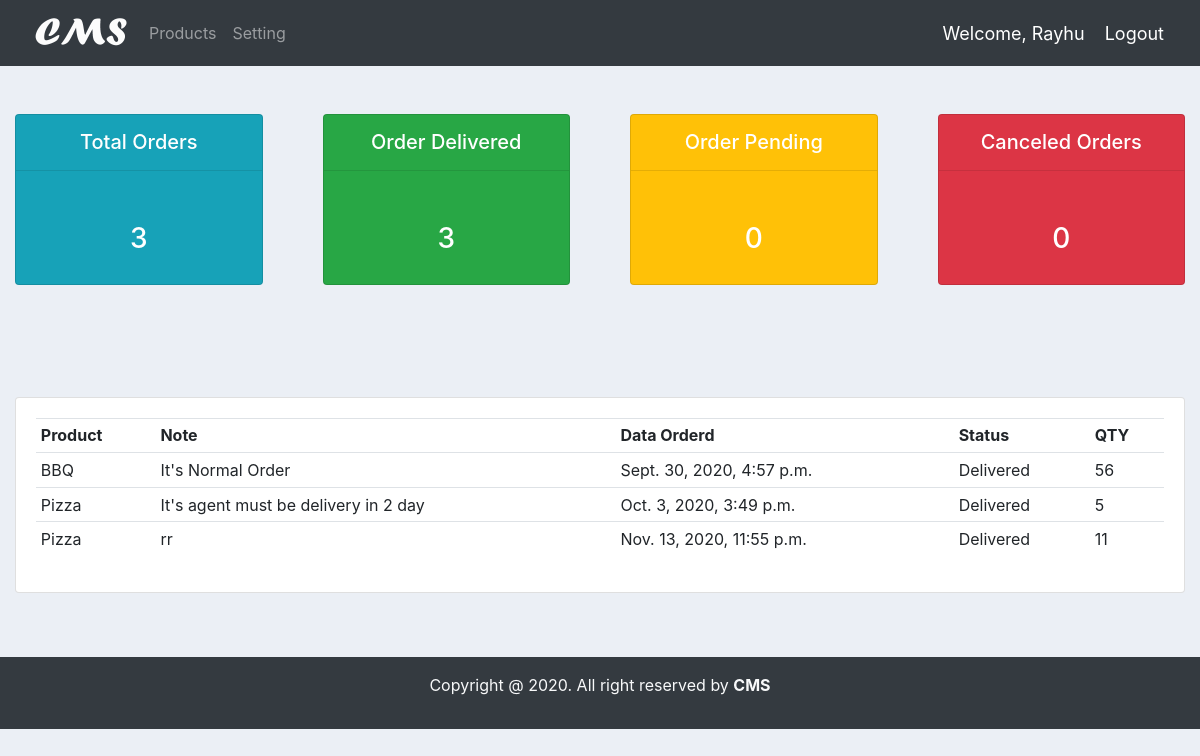
Page /user/ (signed in) on the committed database.
### accounts/models.py (models this page shows, shortened)
class Order(models.Model):
    STATUS = (
        ('Pending','Pending'),
        ('Canceled Order','Canceled Order'),
        ('Delivered','Delivered')
        )
    customer = models.ForeignKey(Customer, null=True, on_delete=models.SET_NULL)
    Product = models.ForeignKey(Product, null=True, on_delete=models.SET_NULL)
    date_created = models.DateTimeField(auto_now_add=True, null=True)
    statur = models.CharField(max_length=200, null=True, choices=STATUS)
    note = models.CharField(max_length=200, null=True)
    order_content = models.DecimalField(max_digits= 10000, null=True, decimal_places=0)

class Product(models.Model):
    CATAGORY = (
        ('Indoor','Indoor'),
        ('Out Door','Out Door'),
    )
    name = models.CharField(max_length=200, null=True)
    price = models.FloatField(null=True)
    catagory = models.CharField(max_length=200, null=True, choices=CATAGORY)
    descriprion = models.CharField(max_length=500 ,null=True, blank=True)
    data_created = models.DateTimeField(auto_now_add=True)
    tags = models.ManyToManyField(Tag)
    def __str__(self):
        return str(self.name)

### accounts/decorators.py (the view)
        def wrapper_func(request, *args, **kwargs):
            group = None
            if request.user.groups.exists():
                group = request.user.groups.all()[0].name
            if group in allowed_roles:
                return view_func(request, *args, **kwargs)
            else:
                context = {}
                return render(request, 'accounts/customer_not_auth.html', context)

### accounts/views.py (called while the page is built)
@login_required(login_url='login')
@allowed_user(allowed_roles=['customer'])
def userProfile(request):
    orders = request.user.customer.order_set.all()
    total_orders = orders.count()
    order_delivered = orders.filter(statur='Delivered').count()
    order_pending = orders.filter(statur='Pending').count()
    order_cancels = orders.filter(statur='Canceled Order').count()
    context = {
        'total_orders':total_orders,
        'order_delivered':order_delivered,
        'order_pending':order_pending,
        'order_cancels':order_cancels,
        'orders':orders,
    }
    return render(request, 'accounts/user.html', context)

### accounts/templates/accounts/user.html
{% extends 'accounts/main.html' %}
{% block content %}
{% include 'accounts/status.html' %}
    <div class="container-fluid">
        <div class="row py-5">
            <div class="col-md">
                <div class="card card-body">
                    <table class="table table-sm">
                        <tr>
                            <th>Product</th>
                            <th>Note</th>
                            <th>Data Orderd</th>
                            <th>Status</th>
                            <th>QTY</th>
                        </tr>
                        {% for order in orders %}
                        <tr>
                            <td>{{ order.Product }}</td>
                            <td>{{ order.note }}</td>
                            <td>{{ order.date_created }}</td>
                            <td>{{ order.statur }}</td>
                            <td>{{ order.order_content }}</td>
                        </tr>
                        {% endfor %}
                </table>
                </div>
            </div>
        </div>
    </div>
{% endblock %}

### accounts/templates/accounts/navbar.html (shortened to what this page needs)
{% load static %}
<nav class="navbar navbar-expand-lg navbar-dark bg-dark">
  <a href="{% url 'home' %}"><img id="logo" src="{% static '/images/logo.png' %}" alt="" title="Customer Management System"></a>
    <div class="collapse navbar-collapse" id="navbarSupportedContent">
      <ul class="navbar-nav mr-auto">
        <li class="nav-item">
          <a class="nav-link" href="{% url 'products' %}">Products</a>
        </li>
        <li class="nav-item">
          <a class="nav-link" href="{% url 'account' %}">Setting</a>
        </li>
      </ul>
    </div>
    <span class="hello">Welcome, {{ request.user|title }} </span>
    <span><a class="hello" href="{% url 'logout' %}">Logout</a></span>
  </nav>

### static/css/main.css (style rules this page uses)
#logo { height: 50PX; }
body { background-color: #ebeff5; }

### accounts/templates/accounts/main.html (style rules this page uses)
a { text-decoration: none; }

### accounts/templates/accounts/navbar.html (style rules this page uses)
.hello { color: #fff; font-size: 18px; margin-right: 20px; }

### rows in the picture
Order: Product "BBQ", note "It's Normal Order", date_created "Sept. 30, 2020, 4:57 p.m.", statur "Delivered", order_content "56"
Order: Product "Pizza", note "It's agent must be delivery in 2 day", date_created "Oct. 3, 2020, 3:49 p.m.", statur "Delivered", order_content "5"
Order: Product "Pizza", note "rr", date_created "Nov. 13, 2020, 11:55 p.m.", statur "Delivered", order_content "11"

### other values in the picture
{{ request.user|title }} "Rayhu"
{{ total_orders }} "3"
{{ order_delivered }} "3"
{{ order_pending }} "0"
{{ order_cancels }} "0"
